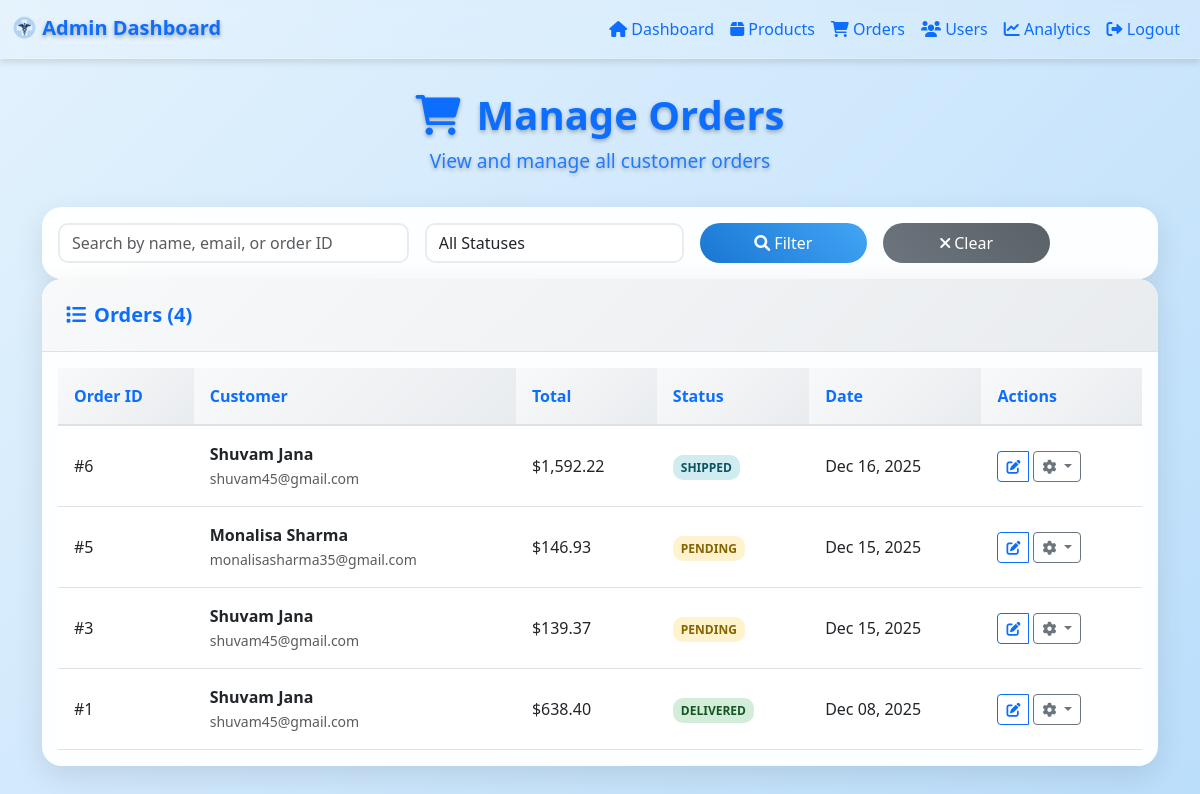
/admin/manage_orders.php (signed in), run on the app's committed database.
### tables this page shows
CREATE TABLE `orders` (
  `id` int(11) NOT NULL,
  `user_id` int(11) DEFAULT NULL,
  `total` decimal(10,2) NOT NULL,
  `status` enum('pending','shipped','delivered') DEFAULT 'pending',
  `payment_intent_id` varchar(255) DEFAULT NULL,
  `created_at` timestamp NOT NULL DEFAULT current_timestamp(),
  `payment_method` varchar(50) DEFAULT 'COD',
  `shipping_cost` decimal(10,2) DEFAULT 0.00,
  `tax_amount` decimal(10,2) DEFAULT 0.00,
  `billing_name` varchar(255) DEFAULT NULL,
  `billing_email` varchar(255) DEFAULT NULL,
  `billing_phone` varchar(20) DEFAULT NULL,
  `billing_address` text DEFAULT NULL,
  `billing_city` varchar(100) DEFAULT NULL,
  `billing_state` varchar(100) DEFAULT NULL,
  `billing_pincode` varchar(20) DEFAULT NULL,
  `shipping_name` varchar(255) DEFAULT NULL,
  `shipping_phone` varchar(20) DEFAULT NULL,
  `shipping_address` text DEFAULT NULL,
  `shipping_city` varchar(100) DEFAULT NULL,
  `shipping_state` varchar(100) DEFAULT NULL,
  `shipping_pincode` varchar(20) DEFAULT NULL,
  `updated_at` timestamp NOT NULL DEFAULT current_timestamp() ON UPDATE current_timestamp()
);

CREATE TABLE `users` (
  `id` int(11) NOT NULL,
  `name` varchar(255) NOT NULL,
  `email` varchar(255) NOT NULL,
  `password` varchar(255) NOT NULL,
  `role` enum('user','admin') DEFAULT 'user',
  `address` text DEFAULT NULL,
  `phone` varchar(20) DEFAULT NULL,
  `created_at` timestamp NOT NULL DEFAULT current_timestamp()
);

### admin/manage_orders.php (the view, shortened to what this page needs)
<?php
include '../config/db.php';
$page = isset($_GET['page']) ? (int)$_GET['page'] : 1;
$perPage = 10;
$offset = ($page - 1) * $perPage;
$search = isset($_GET['search']) ? trim($_GET['search']) : '';
$query = "SELECT o.*, u.name as user_name, u.email as user_email FROM orders o JOIN users u ON o.user_id = u.id";
$params = [];
$types = '';
$query .= " ORDER BY o.created_at DESC LIMIT ? OFFSET ?";
$params[] = $perPage;
$params[] = $offset;
$types .= 'ii';
$stmt = $conn->prepare($query);
if ($params) {
    $stmt->bind_param($types, ...$params);
}
$stmt->execute();
$result = $stmt->get_result();
$orders = [];
while ($row = $result->fetch_assoc()) {
    $orders[] = $row;
}
$countQuery = "SELECT COUNT(*) as total FROM orders o JOIN users u ON o.user_id = u.id";
$stmt = $conn->prepare($countQuery);
$stmt->execute();
$totalOrders = $stmt->get_result()->fetch_assoc()['total'];
?>
<!DOCTYPE html>
<html lang="en">
<head>
    <link href="https://cdn.jsdelivr.net/npm/bootstrap@5.3.0/dist/css/bootstrap.min.css" rel="stylesheet">
    <link rel="stylesheet" href="https://cdnjs.cloudflare.com/ajax/libs/font-awesome/6.0.0/css/all.min.css">
    <link rel="stylesheet" href="https://cdnjs.cloudflare.com/ajax/libs/animate.css/4.1.1/animate.min.css">
    <link rel="stylesheet" href="../assets/manage_orders.css">
</head>
<body>
    <?php include 'header.php'; ?>
    <div class="container dashboard-container">
        <div class="welcome-message animate__animated animate__fadeInUp">
            <h1><i class="fas fa-shopping-cart me-3"></i>Manage Orders</h1>
            <p>View and manage all customer orders</p>
        </div>
        <div class="card filter-card animate__animated animate__fadeIn animate__delay-1s">
            <div class="card-body">
                <form method="GET" class="row g-3">
                    <div class="col-md-4">
                        <input type="text" class="form-control" name="search" placeholder="Search by name, email, or order ID" value="<?php echo htmlspecialchars($search); ?>">
                    </div>
                    <div class="col-md-3">
                        <select class="form-control" name="status">
                            <option value="">All Statuses</option>
                        </select>
                    </div>
                    <div class="col-md-2">
                        <button type="submit" class="btn btn-primary w-100">
                            <i class="fas fa-search me-1"></i>Filter
                        </button>
                    </div>
                    <div class="col-md-2">
                        <a href="manage_orders.php" class="btn btn-secondary w-100">
                            <i class="fas fa-times me-1"></i>Clear
                        </a>
                    </div>
                </form>
            </div>
        </div>
        <div class="card orders-card animate__animated animate__zoomIn animate__delay-2s">
            <div class="card-header">
                <h5 class="mb-0"><i class="fas fa-list me-2"></i>Orders (<?php echo $totalOrders; ?>)</h5>
            </div>
            <div class="card-body">
                <?php if (!empty($orders)): ?>
                    <div class="table-responsive">
                        <table class="table table-hover">
                            <thead>
                                <tr>
                                    <th>Order ID</th>
                                    <th>Customer</th>
                                    <th>Total</th>
                                    <th>Status</th>
                                    <th>Date</th>
                                    <th>Actions</th>
                                </tr>
                            </thead>
                            <tbody>
                                <?php foreach ($orders as $order): ?>
                                    <tr>
                                        <td>#<?php echo $order['id']; ?></td>
                                        <td>
                                            <div>
                                                <strong><?php echo htmlspecialchars($order['user_name']); ?></strong><br>
                                                <small class="text-muted"><?php echo htmlspecialchars($order['user_email']); ?></small>
                                            </div>
                                        </td>
                                        <td>$<?php echo number_format($order['total'], 2); ?></td>
                                        <td>
                                            <span class="status-badge status-<?php echo strtolower($order['status']); ?>">
                                                <?php echo ucfirst($order['status']); ?>
                                            </span>
                                        </td>
                                        <td><?php echo date('M d, Y', strtotime($order['created_at'])); ?></td>
                                        <td>
                                            <div class="btn-group" role="group">
                                                <a href="update_order.php?id=<?php echo $order['id']; ?>" class="btn btn-sm btn-outline-primary" title="Update">
                                                    <i class="fas fa-edit"></i>
                                                </a>
                                                <div class="dropdown">
                                                    <button class="btn btn-sm btn-outline-secondary dropdown-toggle" type="button" data-bs-toggle="dropdown">
                                                        <i class="fas fa-cog"></i>
                                                    </button>
                                                </div>
                                            </div>
                                        </td>
                                    </tr>
                                <?php endforeach; ?>
                            </tbody>
                        </table>
                    </div>
                <?php endif; ?>
            </div>
        </div>
    </div>
</body>
</html>

### assets/manage_orders.css (style rules this page uses)
body { background: linear-gradient(135deg, #e3f2fd 0%, #bbdefb 100%); font-family: 'Segoe UI', Tahoma, Geneva, Verdana, sans-serif; min-height: 100vh; overflow-x: hidden; }
.dashboard-container { margin-top: 2rem; }
.card { background: rgba(255, 255, 255, 0.95); border: none; border-radius: 20px; box-shadow: 0 10px 30px rgba(0, 0, 0, 0.1); transition: all 0.4s cubic-bezier(0.175, 0.885, 0.32, 1.275); overflow: hidden; position: relative; }
.card::before { content: ''; position: absolute; top: 0; left: 0; right: 0; height: 4px; background: linear-gradient(90deg, #1976d2, #42a5f5); transform: scaleX(0); transition: transform 0.3s ease; }
.card-header { background: linear-gradient(135deg, #f8f9fa, #e9ecef); border-bottom: 1px solid #dee2e6; padding: 1.5rem; }
.card-header h5 { color: #0d6efd; font-weight: 600; margin: 0; }
.status-badge { padding: 0.25rem 0.5rem; border-radius: 10px; font-size: 0.75rem; font-weight: 600; text-transform: uppercase; }
.status-pending { background: #fff3cd; color: #856404; }
.status-shipped { background: #d1ecf1; color: #0c5460; }
.status-delivered { background: #d4edda; color: #155724; }
.table { margin-bottom: 0; }
.table th { background: linear-gradient(135deg, #f8f9fa, #e9ecef); border-bottom: 2px solid #dee2e6; color: #0d6efd; font-weight: 600; padding: 1rem; }
.table td { padding: 1rem; vertical-align: middle; }
.btn-group .btn { margin-right: 0.25rem; }
.btn-primary { background: linear-gradient(45deg, #1976d2, #42a5f5); border: none; border-radius: 25px; padding: 0.5rem 1rem; transition: all 0.3s ease; position: relative; overflow: hidden; color: #fff; }
.btn-secondary { background: linear-gradient(45deg, #6c757d, #5a6268); border: none; border-radius: 25px; padding: 0.5rem 1rem; transition: all 0.3s ease; color: #fff; }
.form-control { border-radius: 10px; border: 2px solid #e9ecef; transition: border-color 0.3s ease, box-shadow 0.3s ease; }
.welcome-message { color: #fff; text-align: center; margin-bottom: 2rem; text-shadow: 0 2px 4px rgba(0, 0, 0, 0.3); }
.welcome-message h1 { font-size: 2.5rem; margin-bottom: 0.5rem; font-weight: 600; color: #0d6efd; }
.welcome-message p { font-size: 1.2rem; opacity: 0.9; color: #0d6efd; }

### data on the page
orders: id "6", user.name "Shuvam Jana", user.email "shuvam45@gmail.com", total "1,592.22", status "SHIPPED", created_at "Dec 16, 2025"
orders: id "5", user.name "Monalisa Sharma", user.email "monalisasharma35@gmail.com", total "146.93", status "PENDING", created_at "Dec 15, 2025"
orders: id "3", user.name "Shuvam Jana", user.email "shuvam45@gmail.com", total "139.37", status "PENDING", created_at "Dec 15, 2025"
orders: id "1", user.name "Shuvam Jana", user.email "shuvam45@gmail.com", total "638.40", status "DELIVERED", created_at "Dec 08, 2025"

### other printed values
$totalOrders "4"
